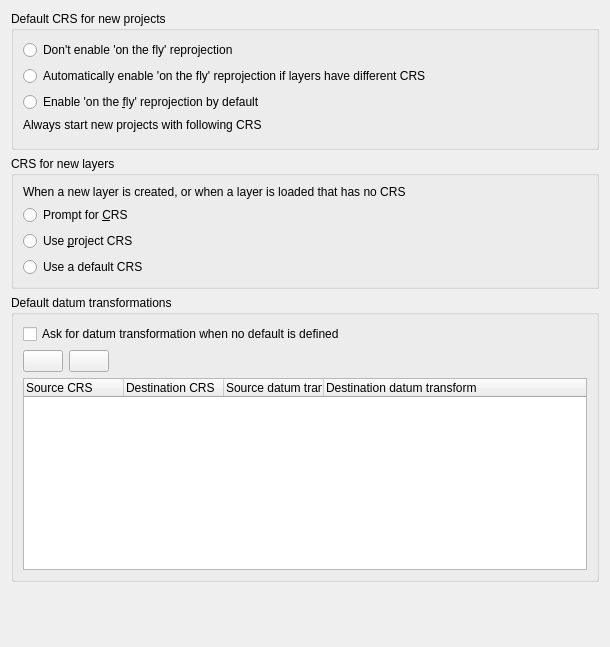
             <widget class="QWidget" name="mOptionsScrollAreaContents_08">
              <property name="geometry">
               <rect>
                <x>0</x>
                <y>-98</y>
                <width>610</width>
                <height>647</height>
               </rect>
              </property>
              <layout class="QGridLayout" name="gridLayout_15">
               <item row="5" column="0">
                <spacer name="verticalSpacer">
                 <property name="orientation">
                  <enum>Qt::Vertical</enum>
                 </property>
                 <property name="sizeHint" stdset="0">
                  <size>
                   <width>20</width>
                   <height>40</height>
                  </size>
                 </property>
                </spacer>
               </item>
               <item row="2" column="0">
                <widget class="QgsCollapsibleGroupBox" name="grpProjectionBehaviour">
                 <property name="title">
                  <string>CRS for new layers</string>
                 </property>
                 <layout class="QGridLayout" name="gridLayout_14" columnstretch="0,1">
                  <item row="0" column="0" colspan="2">
                   <widget class="QLabel" name="label_8">
                    <property name="sizePolicy">
                     <sizepolicy hsizetype="Preferred" vsizetype="Maximum">
                      <horstretch>0</horstretch>
                      <verstretch>0</verstretch>
                     </sizepolicy>
                    </property>
                    <property name="text">
                     <string>When a new layer is created, or when a layer is loaded that has no CRS</string>
                    </property>
                    <property name="wordWrap">
                     <bool>true</bool>
                    </property>
                   </widget>
                  </item>
                  <item row="1" column="0">
                   <widget class="QRadioButton" name="radPromptForProjection">
                    <property name="text">
                     <string>Prompt for &amp;CRS</string>
                    </property>
                   </widget>
                  </item>
                  <item row="2" column="0">
                   <widget class="QRadioButton" name="radUseProjectProjection">
                    <property name="text">
                     <string>Use &amp;project CRS</string>
                    </property>
                   </widget>
                  </item>
                  <item row="3" column="0">
                   <widget class="QRadioButton" name="radUseGlobalProjection">
                    <property name="text">
                     <string>Use a default CRS</string>
                    </property>
                   </widget>
                  </item>
                  <item row="3" column="1">
                   <widget class="QgsProjectionSelectionWidget" name="leLayerGlobalCrs" native="true">
                    <property name="enabled">
                     <bool>false</bool>
                    </property>
                    <property name="focusPolicy">
                     <enum>Qt::StrongFocus</enum>
                    </property>
                   </widget>
                  </item>
                 </layout>
                </widget>
               </item>
               <item row="1" column="0">
                <widget class="QgsCollapsibleGroupBox" name="grpOtfTransform">
                 <property name="title">
                  <string>Default CRS for new projects</string>
                 </property>
                 <layout class="QGridLayout" name="gridLayout_16" columnstretch="0,1">
                  <item row="0" column="0">
                   <widget class="QRadioButton" name="radOtfNone">
                    <property name="text">
                     <string>Don't enable 'on the fly' reprojection</string>
                    </property>
                   </widget>
                  </item>
                  <item row="0" column="1">
                   <spacer name="horizontalSpacer_43">
                    <property name="orientation">
                     <enum>Qt::Horizontal</enum>
                    </property>
                    <property name="sizeHint" stdset="0">
                     <size>
                      <width>40</width>
                      <height>20</height>
                     </size>
                    </property>
                   </spacer>
                  </item>
                  <item row="1" column="0">
                   <widget class="QRadioButton" name="radOtfAuto">
                    <property name="whatsThis">
                     <string>Automatically enable 'on the fly' reprojection if CRS of a new added layer differ from CRS of layer(s) already present. CRS of present layer(s) will be used.</string>
                    </property>
                    <property name="text">
                     <string>Automatically enable 'on the fly' reprojection if layers have different CRS</string>
                    </property>
                   </widget>
                  </item>
                  <item row="2" column="0">
                   <widget class="QRadioButton" name="radOtfTransform">
                    <property name="text">
                     <string>Enable 'on the &amp;fly' reprojection by default</string>
                    </property>
                   </widget>
                  </item>
                  <item row="3" column="0">
                   <widget class="QLabel" name="label_16">
                    <property name="text">
                     <string>Always start new projects with following CRS</string>
                    </property>
                   </widget>
                  </item>
                  <item row="4" column="0" colspan="2">
                   <widget class="QgsProjectionSelectionWidget" name="leProjectGlobalCrs" native="true">
                    <property name="focusPolicy">
                     <enum>Qt::StrongFocus</enum>
                    </property>
                   </widget>
                  </item>
                 </layout>
                </widget>
               </item>
               <item row="3" column="0" rowspan="2">
                <widget class="QgsCollapsibleGroupBox" name="mDefaultDatumTransformGroupBox">
                 <property name="title">
                  <string>Default datum transformations</string>
                 </property>
                 <layout class="QGridLayout" name="gridLayout_10">
                  <item row="1" column="0">
                   <layout class="QHBoxLayout" name="horizontalLayout_38">
                    <item>
                     <widget class="QPushButton" name="mAddDefaultTransformButton">
                      <property name="text">
                       <string/>
                      </property>
                      <property name="icon">
                       <iconset resource="../../images/images.qrc">
                        <normaloff>:/images/themes/default/symbologyAdd.png</normaloff>:/images/themes/default/symbologyAdd.png</iconset>
                      </property>
                     </widget>
                    </item>
                    <item>
                     <widget class="QPushButton" name="mRemoveDefaultTransformButton">
                      <property name="text">
                       <string/>
                      </property>
                      <property name="icon">
                       <iconset resource="../../images/images.qrc">
                        <normaloff>:/images/themes/default/symbologyRemove.png</normaloff>:/images/themes/default/symbologyRemove.png</iconset>
                      </property>
                     </widget>
                    </item>
                    <item>
                     <spacer name="horizontalSpacer_38">
                      <property name="orientation">
                       <enum>Qt::Horizontal</enum>
                      </property>
                      <property name="sizeHint" stdset="0">
                       <size>
                        <width>568</width>
                        <height>20</height>
                       </size>
                      </property>
                     </spacer>
                    </item>
                   </layout>
                  </item>
                  <item row="2" column="0">
                   <widget class="QTreeWidget" name="mDefaultDatumTransformTreeWidget">
                    <column>
                     <property name="text">
                      <string>Source CRS</string>
                     </property>
                    </column>
                    <column>
                     <property name="text">
                      <string>Destination CRS</string>
                     </property>
                    </column>
                    <column>
                     <property name="text">
                      <string>Source datum transform</string>
                     </property>
                    </column>
                    <column>
                     <property name="text">
                      <string>Destination datum transform</string>
                     </property>
                    </column>
                   </widget>
                  </item>
                  <item row="0" column="0">
                   <widget class="QCheckBox" name="chkShowDatumTransformDialog">
                    <property name="text">
                     <string>Ask for datum transformation when no default is defined</string>
                    </property>
                   </widget>
                  </item>
                 </layout>
                </widget>
               </item>
              </layout>
             </widget>
